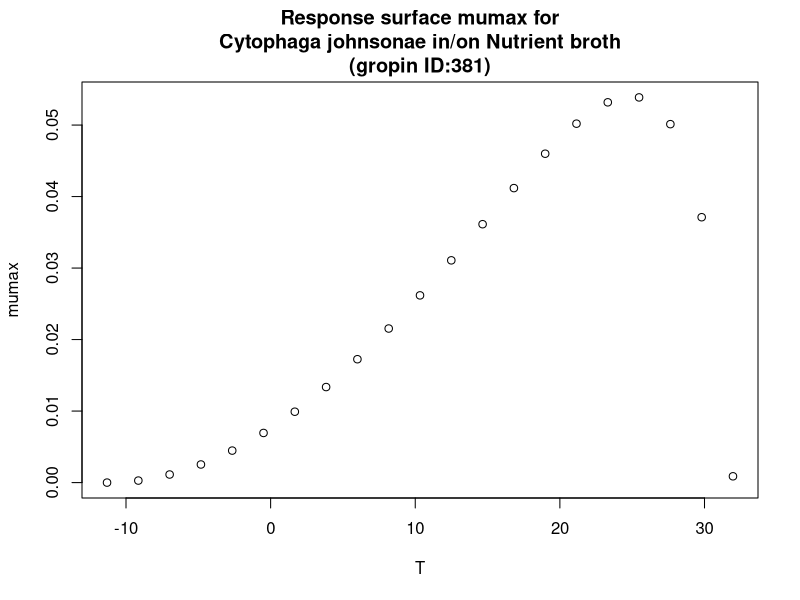

This chart was generated by the following R code:
#############################
# start of Parameter script
#############################
T <- seq(-11.3113,31.968031968032,length.out=21)
#############################
# end of Parameter script
#############################
############################# 
# start of Model script Gropin ID 381 
#############################
 
# constant coefficients for this model
 
variables <- data.frame(T)
argumentsPar <- expand.grid(variables)
 
# heart of the model
response_surface <- function(T) {
   mumax <-(5.4*(10^-2)*(T-32)*((T+11.3)^2))/((24.9+11.3)*((24.9+11.3)*(T-24.9)-(24.9-32)*(24.9-11.3-2*T)))

return(mumax=mumax)
} 

# output parameters
responseSurface <- cbind(argumentsPar,response_surface(argumentsPar['T']))
colnames(responseSurface) <- c(colnames(argumentsPar),'mumax')
#############################
# End of Model script
#############################
############################# 
# start of Visualisation script Gropin ID 381 
#############################
plot(T,responseSurface$'mumax',xlab='T',
                          ylab='mumax',main='Response surface mumax for
Cytophaga johnsonae in/on Nutrient broth
(gropin ID:381)')
#############################
# End of Visualisation script
#############################
